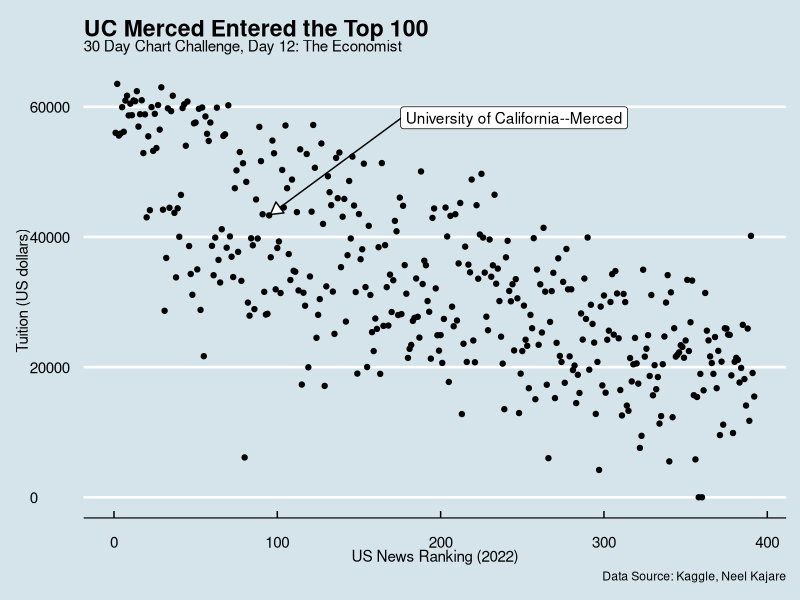

This figure's R source:
## ---- chunk 1
knitr::opts_chunk$set(echo = TRUE)
library("ggrepel")
library("ggthemes")
library("tidyverse")
## ---- chunk 2
# https://www.kaggle.com/datasets/neelgajare/2022-usa-college-rankings-more
d12_data <- readr::read_csv("colleges.csv")

# fix column names
colnames(d12_data) <- c("index", "institution", "tuition", "enrollment")

# rankings started at zero??
d12_data <- d12_data |>
  mutate(ranking = index + 1,
         forLabel = rep(FALSE, nrow(d12_data)))
## ---- chunk 3
#prepare for geom_label

# label my university
d12_data$forLabel[stringr::str_detect(d12_data$institution, "Merced")] <- TRUE

# ranked highest
#d12_data$forLabel[which.min(d12_data$ranking)] <- TRUE

# highest tuition?
#d12_data$forLabel[which.max(d12_data$tuition)] <- TRUE
# lowest tuition?
#d12_data$forLabel[which.min(d12_data$tuition)] <- TRUE

# highest enrollment?
#d12_data$forLabel[which.max(d12_data$enrollment)] <- TRUE
# lowest enrollment?
#d12_data$forLabel[which.min(d12_data$enrollment)] <- TRUE

d12_data_for_labels <- d12_data |>
  filter(forLabel)
## ---- chunk 4
d12_data |>
  ggplot(aes(x = ranking, y = tuition)) +
  geom_point() +
  geom_label_repel(aes(x = ranking, y = tuition,
                       label = institution),
                   data = d12_data_for_labels,
                   nudge_x = 150,
                   nudge_y = 15000,
                   arrow = arrow(
      length = unit(0.03, "npc"), type = "closed", ends = "last"
    )) +
  labs(title = "UC Merced Entered the Top 100",
       subtitle = "30 Day Chart Challenge, Day 12: The Economist",
       x = "US News Ranking (2022)",
       y = "Tuition (US dollars)",
       caption = "Data Source: Kaggle, Neel Kajare") +
  ggthemes::theme_economist()
